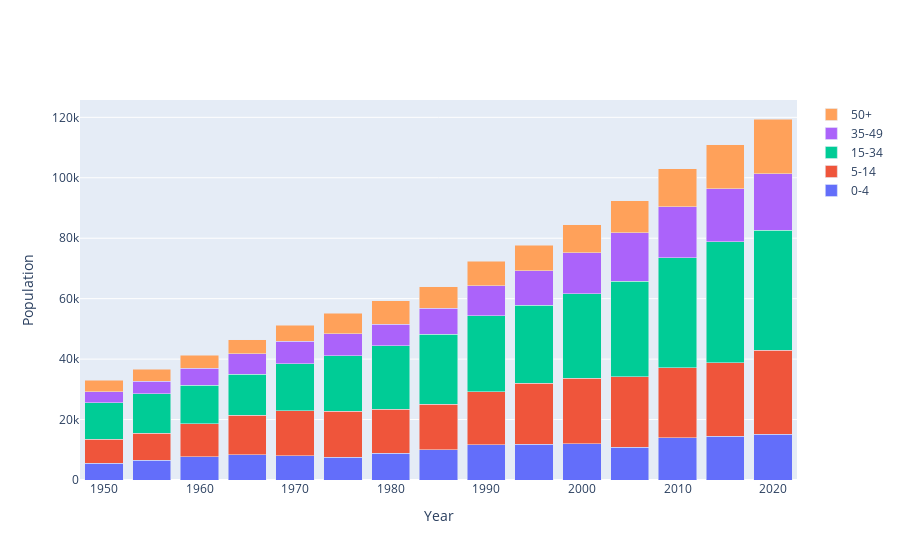

Notebook source saved alongside this figure:
### Code cell
fig1 = go.Figure()
fig1.update_layout(
    template = "plotly",
    xaxis =  dict(title_text="Year"),
    yaxis = dict(title_text="Population"),
    barmode = "stack",
)

for group in pop.age_bins.unique():
    plot_df = pop[pop.age_bins == group]
    fig1.add_trace(
        go.Bar(x = plot_df['year'], y = plot_df['sum'], name = group)
    )

fig1

### Figure 1 — Plotly figure (JSON) as saved in the notebook; plotly's stock layout.template omitted (floating-point values rounded to 4 significant figures)
{"data": [{"name": "0-4", "type": "bar", "x": [1950, 1955, 1960, 1965, 1970, 1975, 1980, 1985, 1990, 1995, 2000, 2005, 2010, 2015, 2020], "y": [5510, 6506, 7688, 8401, 8022, 7503, 8881, 10008, 11597, 11802, 11968, 10812, 13971, 14556, 15161]}, {"name": "5-14", "type": "bar", "x": [1950, 1955, 1960, 1965, 1970, 1975, 1980, 1985, 1990, 1995, 2000, 2005, 2010, 2015, 2020], "y": [7944, 8958, 10936, 13041, 14900, 15289, 14516, 15094, 17583, 20165, 21773, 23275, 23187, 24276, 27741]}, {"name": "15-34", "type": "bar", "x": [1950, 1955, 1960, 1965, 1970, 1975, 1980, 1985, 1990, 1995, 2000, 2005, 2010, 2015, 2020], "y": [12180, 13006, 12679, 13505, 15463, 18252, 20980, 23125, 25199, 25905, 27862, 31671, 36364, 39960, 39780]}, {"name": "35-49", "type": "bar", "x": [1950, 1955, 1960, 1965, 1970, 1975, 1980, 1985, 1990, 1995, 2000, 2005, 2010, 2015, 2020], "y": [3544, 4187, 5667, 6882, 7534, 7350, 7215, 8523, 9969, 11440, 13535, 15974, 16969, 17565, 18715]}, {"name": "50+", "type": "bar", "x": [1950, 1955, 1960, 1965, 1970, 1975, 1980, 1985, 1990, 1995, 2000, 2005, 2010, 2015, 2020], "y": [3870, 3916, 4232, 4600, 5232, 6720, 7709, 7236, 8052, 8411, 9258, 10593, 12436, 14572, 18050]}], "layout": {"barmode": "stack", "xaxis": {"title": {"text": "Year"}}, "yaxis": {"title": {"text": "Population"}}}}
